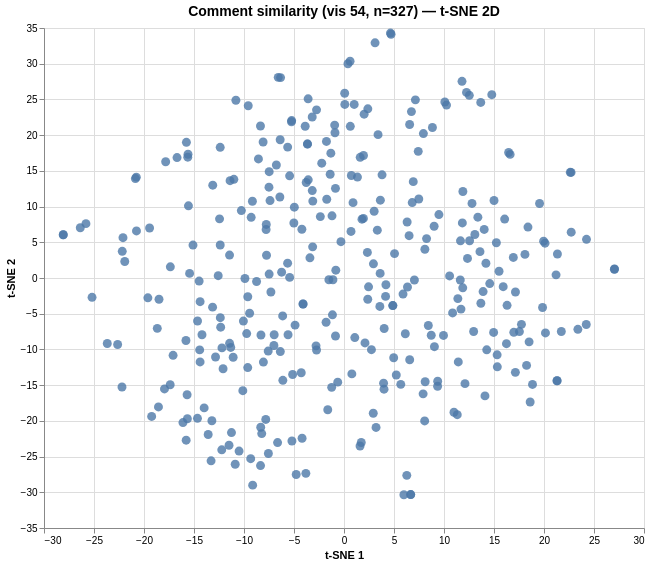

Write a Vega-Lite specification for this figure.
### Vega specification from a JSON file in a GitHub repository (floating-point values rounded to 4 significant figures; data arrays with more than 128 entries replaced by an {"elided": "..."} marker saying what was removed)
{"$schema": "https://vega.github.io/schema/vega/v6.json", "data": [{"name": "param_1e9efca18e7a2868_store"}, {"name": "source_0", "values": {"elided": "327 records"}}, {"name": "source_0_x_domain_dim_1", "values": [{"min": -28.07, "max": 27.05}]}, {"name": "source_0_y_domain_dim_2", "values": [{"min": -30.34, "max": 34.29}]}], "signals": [{"name": "unit", "value": {}, "on": [{"events": "pointermove", "update": "isTuple(group()) ? group() : unit"}]}, {"name": "param_1e9efca18e7a2868", "update": "vlSelectionResolve(\"param_1e9efca18e7a2868_store\", \"union\")"}, {"name": "param_1e9efca18e7a2868_dim_1", "on": [{"events": [{"source": "view", "type": "dblclick"}], "update": "null"}, {"events": {"signal": "param_1e9efca18e7a2868_translate_delta"}, "update": "panLinear(param_1e9efca18e7a2868_translate_anchor.extent_x, -param_1e9efca18e7a2868_translate_delta.x / width)"}, {"events": {"signal": "param_1e9efca18e7a2868_zoom_delta"}, "update": "zoomLinear(domain(\"x\"), param_1e9efca18e7a2868_zoom_anchor.x, param_1e9efca18e7a2868_zoom_delta)"}]}, {"name": "param_1e9efca18e7a2868_dim_2", "on": [{"events": [{"source": "view", "type": "dblclick"}], "update": "null"}, {"events": {"signal": "param_1e9efca18e7a2868_translate_delta"}, "update": "panLinear(param_1e9efca18e7a2868_translate_anchor.extent_y, param_1e9efca18e7a2868_translate_delta.y / height)"}, {"events": {"signal": "param_1e9efca18e7a2868_zoom_delta"}, "update": "zoomLinear(domain(\"y\"), param_1e9efca18e7a2868_zoom_anchor.y, param_1e9efca18e7a2868_zoom_delta)"}]}, {"name": "param_1e9efca18e7a2868_tuple", "on": [{"events": [{"signal": "param_1e9efca18e7a2868_dim_1 || param_1e9efca18e7a2868_dim_2"}], "update": "param_1e9efca18e7a2868_dim_1 && param_1e9efca18e7a2868_dim_2 ? {unit: \"\", fields: param_1e9efca18e7a2868_tuple_fields, values: [param_1e9efca18e7a2868_dim_1,param_1e9efca18e7a2868_dim_2]} : null"}]}, {"name": "param_1e9efca18e7a2868_tuple_fields", "value": [{"field": "dim_1", "channel": "x", "type": "R"}, {"field": "dim_2", "channel": "y", "type": "R"}]}, {"name": "param_1e9efca18e7a2868_translate_anchor", "value": {}, "on": [{"events": [{"source": "scope", "type": "pointerdown"}], "update": "{x: x(unit), y: y(unit), extent_x: domain(\"x\"), extent_y: domain(\"y\")}"}]}, {"name": "param_1e9efca18e7a2868_translate_delta", "value": {}, "on": [{"events": [{"source": "window", "between": [{"source": "scope", "type": "pointerdown"}, {"source": "window", "type": "pointerup"}], "type": "pointermove", "consume": true}], "update": "{x: param_1e9efca18e7a2868_translate_anchor.x - x(unit), y: param_1e9efca18e7a2868_translate_anchor.y - y(unit)}"}]}, {"name": "param_1e9efca18e7a2868_zoom_anchor", "on": [{"events": [{"source": "scope", "consume": true, "type": "wheel"}], "update": "{x: invert(\"x\", x(unit)), y: invert(\"y\", y(unit))}"}]}, {"name": "param_1e9efca18e7a2868_zoom_delta", "on": [{"events": [{"source": "scope", "type": "wheel", "consume": true}], "update": "pow(1.001, event.deltaY * pow(16, event.deltaMode))", "force": true}]}, {"name": "param_1e9efca18e7a2868_modify", "on": [{"events": {"signal": "param_1e9efca18e7a2868_tuple"}, "update": "modify(\"param_1e9efca18e7a2868_store\", param_1e9efca18e7a2868_tuple, true)"}]}], "marks": [{"type": "symbol", "name": "marks", "from": {"data": "source_0"}, "encode": {"update": {"opacity": {"value": 0.8}, "fill": {"value": "#4c78a8"}, "tooltip": {"signal": "{\"Comment #\": format(datum[\"index\"], \"\"), \"Comment\": isValid(datum[\"comment\"]) ? datum[\"comment\"] : \"\"+datum[\"comment\"]}"}, "x": {"field": "dim_1", "scale": "x"}, "y": {"field": "dim_2", "scale": "y"}, "shape": {"value": "circle"}, "size": {"value": 80}}}, "clip": true, "interactive": true, "style": ["circle"]}], "scales": [{"name": "x", "type": "linear", "domain": [{"signal": "(data(\"source_0_x_domain_dim_1\")[0] || {}).min"}, {"signal": "(data(\"source_0_x_domain_dim_1\")[0] || {}).max"}], "range": [0, {"signal": "width"}], "nice": true, "zero": true, "domainRaw": {"signal": "param_1e9efca18e7a2868[\"dim_1\"]"}}, {"name": "y", "type": "linear", "domain": [{"signal": "(data(\"source_0_y_domain_dim_2\")[0] || {}).min"}, {"signal": "(data(\"source_0_y_domain_dim_2\")[0] || {}).max"}], "range": [{"signal": "height"}, 0], "nice": true, "domainRaw": {"signal": "param_1e9efca18e7a2868[\"dim_2\"]"}, "zero": true}], "axes": [{"scale": "x", "maxExtent": 0, "minExtent": 0, "zindex": 0, "labels": false, "domain": false, "grid": true, "gridScale": "y", "tickCount": {"signal": "ceil(width/40)"}, "ticks": false, "orient": "bottom", "aria": false}, {"scale": "y", "gridScale": "x", "orient": "left", "maxExtent": 0, "tickCount": {"signal": "ceil(height/40)"}, "labels": false, "minExtent": 0, "ticks": false, "domain": false, "grid": true, "zindex": 0, "aria": false}, {"scale": "x", "title": "t-SNE 1", "labelOverlap": true, "tickCount": {"signal": "ceil(width/40)"}, "zindex": 0, "orient": "bottom", "labelFlush": true, "grid": false}, {"scale": "y", "orient": "left", "labelOverlap": true, "grid": false, "tickCount": {"signal": "ceil(height/40)"}, "zindex": 0, "title": "t-SNE 2"}], "title": {"text": "Comment similarity (vis 54, n=327) — t-SNE 2D", "fontSize": 14, "frame": "group"}, "width": 600, "background": "white", "padding": 5, "height": 500, "style": "cell"}
